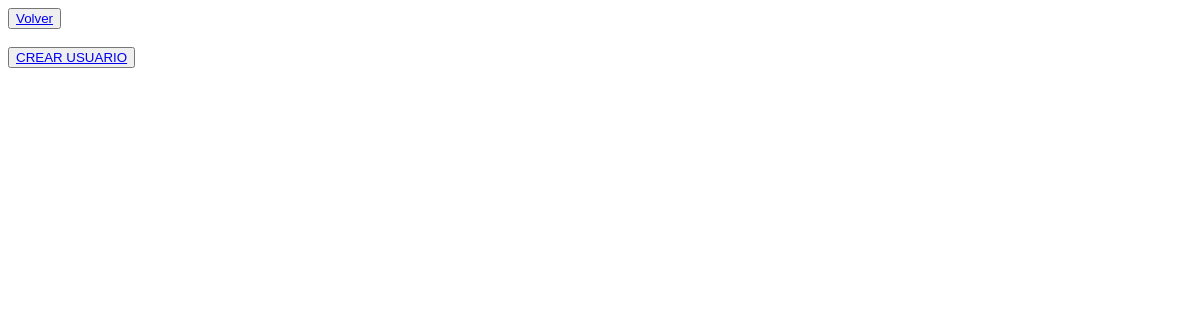
/listar_usuarios, run on an earlier commit of the app's database.
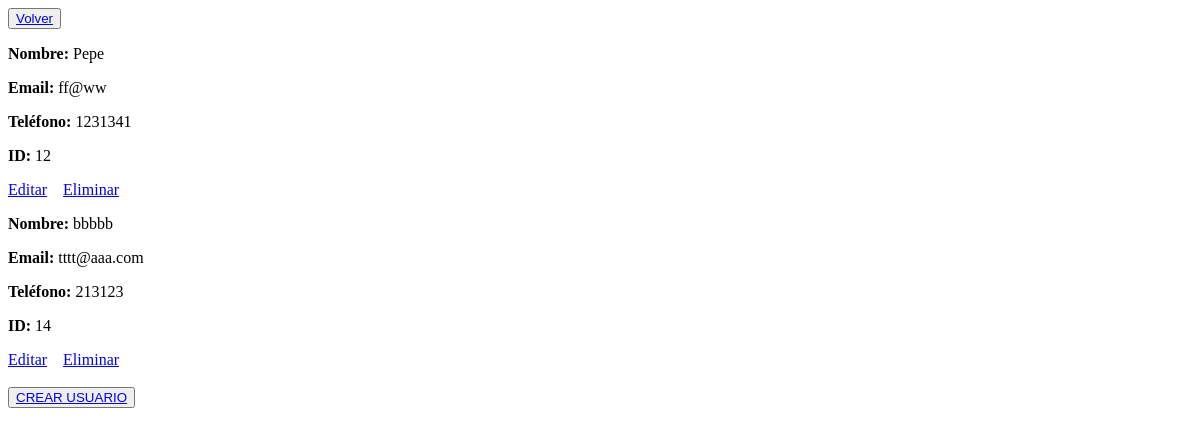
And on a later commit of the database.
### login/models.py (models this page shows)
class Usuario(models.Model):
    id = models.AutoField(primary_key=True)
    nombre = models.CharField(max_length=255)
    email = models.EmailField(unique=True)
    telefono = models.CharField(max_length=20)

### login/views.py (the view)
# urls.py: path('listar_usuarios', views.listar_usuarios, name="listar_usuarios"),
def listar_usuarios(request):
    usuarios = Usuario.objects.all()
    return render(request, "login/listar_usuarios.html", {'usuarios':usuarios})

### templates/login/listar_usuarios.html (shortened to what this page needs)
<!DOCTYPE html>
<html lang="en">
{% load static %}
<head>
</head>
<body>
    <button type="submit"><a href="/volver_home" class="boton">Volver</a></button>
    {% for usuario in usuarios %}
        <p><strong>Nombre:</strong> {{ usuario.nombre }}</p>
        <p><strong>Email:</strong> {{ usuario.email }}</p>
        <p><strong>Teléfono:</strong> {{ usuario.telefono }}</p>
        <p><strong>ID:</strong> {{ usuario.id }}</p>
        <a href="edicionUsuario/{{usuario.id}}" class="boton">Editar</a> &nbsp;&nbsp;
        <a href="eliminar_usuario/{{usuario.id}}">Eliminar</a>
    {% endfor %}
    <br>
    <br>
    <button type="submit"><a href="/crear_usuario" class="boton">CREAR USUARIO</a></button>
</body>
</html>

What changed in the data, as far as the page shows it:
added Usuario: nombre "Pepe", email "ff@ww", telefono "1231341", id "12"
added Usuario: nombre "bbbbb", email "tttt@aaa.com", telefono "213123", id "14"
